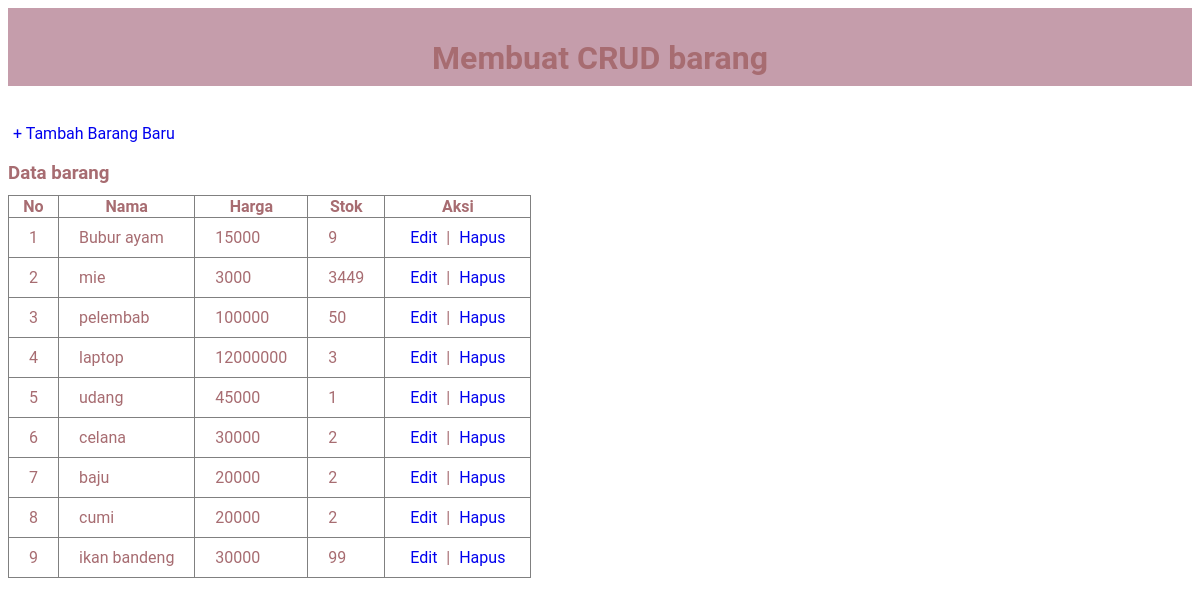
The app's page /barang/index.php with its own data.
### tables this page shows
CREATE TABLE `barang` (
  `id_barang` int(11) NOT NULL,
  `id_jenis_barang` int(11) NOT NULL,
  `id_supplier` int(11) NOT NULL,
  `nama` varchar(50) NOT NULL,
  `harga` int(11) NOT NULL,
  `stok` int(11) NOT NULL
);

### barang/index.php (the view, shortened to what this page needs)
<!DOCTYPE html>
<html>
<head>
	<link rel="stylesheet" type="text/css" href="style.css">
</head>
<body>
	<div class="judul">
		<h1>Membuat CRUD barang</h1>
	</div>
	<br/>
	<br/>
	<a class="tombol" href="input.php">+ Tambah Barang Baru</a>
	<h3>Data barang</h3>
	<table border="1" class="table">
		<tr>
			<th>No</th>
			<th>Nama</th>
			<th>Harga</th>
			<th>Stok</th>
			<th>Aksi</th>
		</tr>
		<?php
		$koneksi = new mysqli("localhost", "root", "", "kasir_ama");
		$query = "SELECT * FROM barang";
		$result = mysqli_query($koneksi, $query);
		$nomor = 1;
		while($data = mysqli_fetch_array($result)){
		?>
		<tr>
			<td><?php echo $nomor++; ?></td>
			<td><?php echo $data['nama']; ?></td>
			<td><?php echo $data['harga']; ?></td>
			<td><?php echo $data['stok']; ?></td>
			<td>
				<a class="edit" href="edit.php?id_barang=<?php echo $data['id_barang']; ?>">Edit</a> |
				<a class="hapus" href="hapus.php?id_barang=<?php echo $data['id_barang']; ?>">Hapus</a>
			</td>
		</tr>
		<?php } ?>
	</table>
</body>
</html>

### barang/style.css (style rules this page uses)
body { font-family: 'roboto'; color: #a76c71; }
.judul { background: #c59dab; padding: 10px; text-align: center; }
.judul h1, h2, h3 { height: 15px; }
a { padding: 5px; text-decoration: none; }
.table { border-collapse: collapse; }
table.table th th, table.table tr td { padding: 10px 20px; }

### records on screen
barang: nama "Bubur ayam", harga "15000", stok "9"
barang: nama "mie", harga "3000", stok "3449"
barang: nama "pelembab", harga "100000", stok "50"
barang: nama "laptop", harga "12000000", stok "3"
barang: nama "udang", harga "45000", stok "1"
barang: nama "celana", harga "30000", stok "2"
barang: nama "baju", harga "20000", stok "2"
barang: nama "cumi", harga "20000", stok "2"
barang: nama "ikan bandeng", harga "30000", stok "99"
